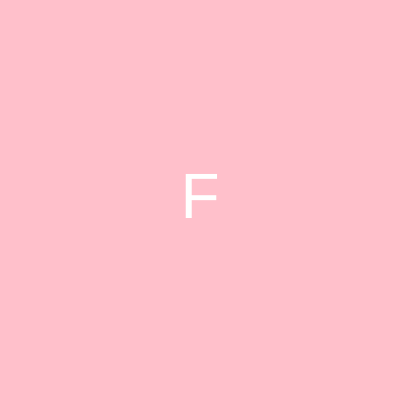
Frame 1 (no input)
Frame 60 (no input): identical to frame 1, image omitted
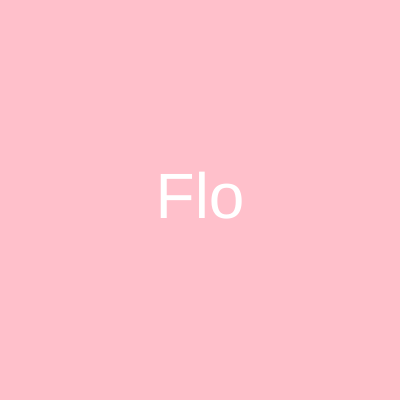
Frame 120 (the mouse pressed at the canvas centre since frame 60)

The p5.js sketch that drew these frames (run headless with seeded random() and noise() and a simulated clock; from frame 60 on, the mouse is pressed at the canvas centre):

// p5.js sketch
// ── sketch.js
let palavra;

function setup() {
createCanvas(400,400);

  palavra = palavraAleatoria();
  
}

function palavraAleatoria(){
  
  let  palavras = ["Oceano", "Fauna", "Floral"]

  return random(palavras);
}

function inicializaCores(){ 
 background("pink");
 fill("white");
 textSize(64);
 textAlign(CENTER,CENTER);
}

function palavraParcial(minimo,maximo){
  let quantidade = map (mouseX, minimo, maximo,1,palavra.length);
 let parcial = palavra.substring(0, quantidade);
  return parcial; 
}

function draw() {
  
   inicializaCores();
  
  let texto = palavraParcial(0, width);
  
  text(texto,200,200);
  
}

function modoNoturno(horario) {
 if(horario > 18) {
   console.log("Você preisa ligar o modo escuro");
    } else {
   console.log("modo noturno não é necessario neste momento.");
  }  
}   

modoNoturno(15);
modoNoturno(20);   
